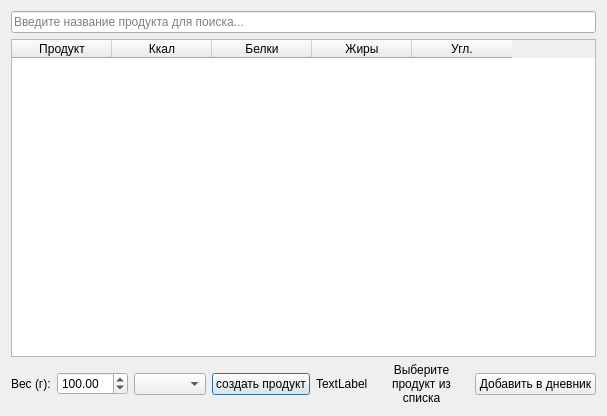
<?xml version="1.0" encoding="UTF-8"?>
<ui version="4.0">
 <class>AddFoodDialog</class>
 <widget class="QDialog" name="AddFoodDialog">
  <property name="geometry">
   <rect>
    <x>0</x>
    <y>0</y>
    <width>607</width>
    <height>416</height>
   </rect>
  </property>
  <property name="font">
   <font>
    <bold>false</bold>
   </font>
  </property>
  <property name="cursor">
   <cursorShape>CrossCursor</cursorShape>
  </property>
  <property name="windowTitle">
   <string>Добавить продукт</string>
  </property>
  <layout class="QVBoxLayout" name="verticalLayout">
   <item>
    <widget class="QLineEdit" name="searchEdit">
     <property name="placeholderText">
      <string>Введите название продукта для поиска...</string>
     </property>
    </widget>
   </item>
   <item>
    <widget class="QTableWidget" name="resultsTable">
     <property name="selectionBehavior">
      <enum>QAbstractItemView::SelectionBehavior::SelectRows</enum>
     </property>
     <column>
      <property name="text">
       <string>Продукт</string>
      </property>
     </column>
     <column>
      <property name="text">
       <string>Ккал</string>
      </property>
     </column>
     <column>
      <property name="text">
       <string>Белки</string>
      </property>
     </column>
     <column>
      <property name="text">
       <string>Жиры</string>
      </property>
     </column>
     <column>
      <property name="text">
       <string>Угл.</string>
      </property>
     </column>
    </widget>
   </item>
   <item>
    <layout class="QHBoxLayout" name="horizontalLayout">
     <item>
      <widget class="QLabel" name="label">
       <property name="text">
        <string>Вес (г):</string>
       </property>
      </widget>
     </item>
     <item>
      <widget class="QDoubleSpinBox" name="weightSpin">
       <property name="maximum">
        <double>5000.000000000000000</double>
       </property>
       <property name="value">
        <double>100.000000000000000</double>
       </property>
      </widget>
     </item>
     <item>
      <widget class="QComboBox" name="mealCombo"/>
     </item>
     <item>
      <widget class="QPushButton" name="btnCreateFood">
       <property name="text">
        <string>создать продукт</string>
       </property>
      </widget>
     </item>
     <item>
      <widget class="QLabel" name="lblNutritionInfo">
       <property name="sizeIncrement">
        <size>
         <width>10</width>
         <height>0</height>
        </size>
       </property>
       <property name="text">
        <string>TextLabel</string>
       </property>
       <property name="textFormat">
        <enum>Qt::TextFormat::RichText</enum>
       </property>
       <property name="wordWrap">
        <bool>true</bool>
       </property>
      </widget>
     </item>
     <item>
      <widget class="QLabel" name="lblNutritionInfo">
       <property name="text">
        <string>Выберите продукт из списка</string>
       </property>
       <property name="alignment">
        <set>Qt::AlignmentFlag::AlignCenter</set>
       </property>
       <property name="wordWrap">
        <bool>true</bool>
       </property>
      </widget>
     </item>
     <item>
      <widget class="QPushButton" name="btnAdd">
       <property name="text">
        <string>Добавить в дневник</string>
       </property>
      </widget>
     </item>
    </layout>
   </item>
  </layout>
 </widget>
 <resources/>
 <connections/>
</ui>
